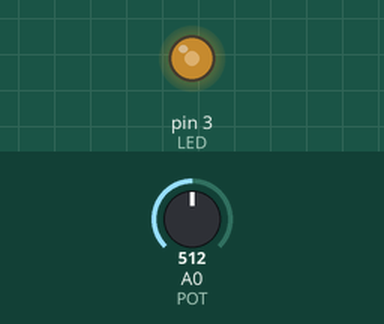
Recording of a sketch running on a simulated Arduino Uno, built with avr-gcc and run on an emulated ATmega328P. On the bench: output pins drawn as LEDs (lit = HIGH). Inputs (shaded band) come from the test bench; at power-on: A0 (POT) = 512.

Above: at 1.2 s.
1.3 s: A0 (POT) set to 716
At 2.5 s:
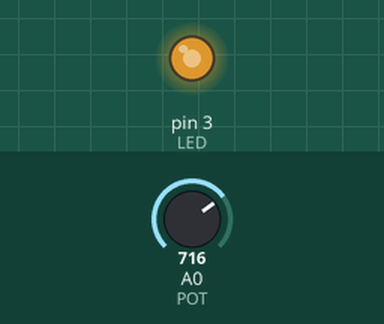
2.8 s: A0 (POT) set to 900
At 3.6 s:
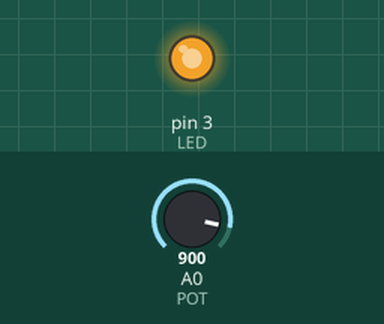
4.3 s: A0 (POT) set to 122
At 4.8 s:
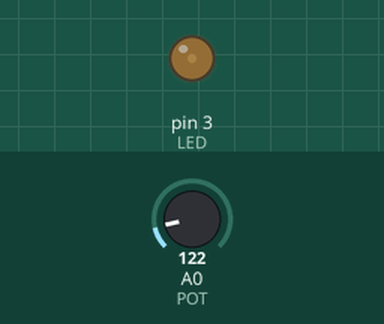
5.8 s: A0 (POT) set to 0
At 7.1 s:
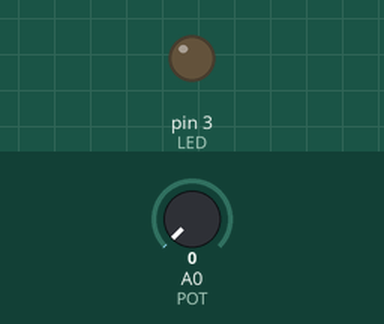
Timing chart, 0 to 8.3 s (numbered marks = the images above; inputs shaded):
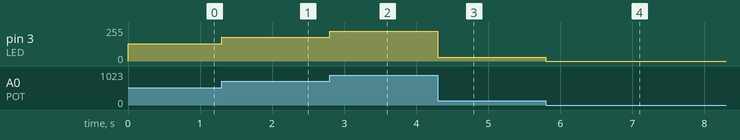

The sketch:

PWM_LED.ino
```cpp
#define LED 3 // PIN 3 as LED
const int POT = A0; //Potenciometro

void setup() {
  // put your setup code here, to run once:
  pinMode(LED,OUTPUT);
}

void loop() {
  // put your main code here, to run repeatedly:
  analogWrite(LED,analogRead(POT)/4);
}
```

Measured:
- after the input at 1.3 s, pin 3 (LED): 128/255 → 179/255 at once
- after the input at 2.8 s, pin 3 (LED): 179/255 → 225/255 at once
- after the input at 4.3 s, pin 3 (LED): 225/255 → 30/255 at once
- after the input at 5.8 s, pin 3 (LED): 30/255 → 0/255 at once
